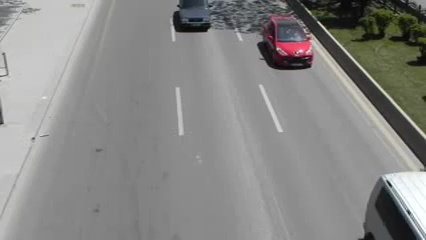
%> input picture Octave/MultimediaSignalProcessing/im03.jpg, 426 x 240 px
$ octave TEST.m   (GNU Octave 9; MATLAB toolbox functions it lacks are replaced by stand-ins)
%> lines starting %> are read from the running program, lines starting %| are printed output that depends on the picture
clear all;
pkg load image; # 패키지를 다운을 받는다.
pkg load signal;

# im3, im4를 사용.
# size transform
im03 = imread('im03.jpg');
%> im03 is the input picture: size 240x426x3 uint8; mean R, G, B 136.8, 136.6, 134.7
im04 = imread('im04.jpg');
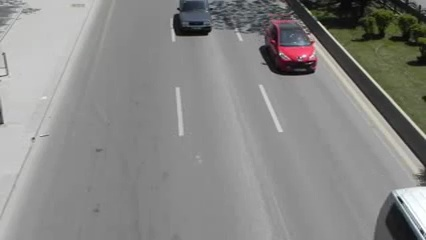
%> input picture Octave/MultimediaSignalProcessing/im04.jpg, 426 x 240 px
%> im04 is the input picture: size 240x426x3 uint8; mean R, G, B 136.7, 136.4, 134.6
reference_img = rgb2gray(im03);
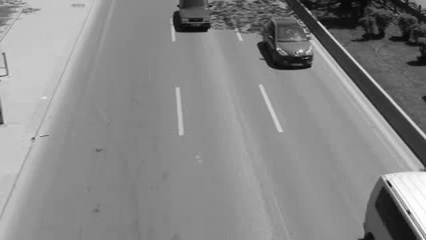
%> reference_img: size 240x426 uint8; min 4, max 254, mean 136.4
target_img = rgb2gray(im04);
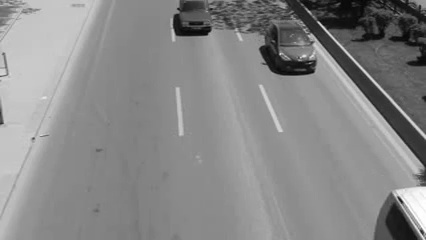
%> target_img: size 240x426 uint8; min 4, max 254, mean 136.3
curr_img = rgb2gray(im04);

reference_img = imresize(reference_img, [240, 424]);
%> reference_img: size 240x424 uint8
target_img = imresize(target_img, [240, 424]);
%> target_img: size 240x424 uint8
curr_img = imresize(curr_img, [240, 424]);
##############################################################################
# 변수 선언
[M, N] = size(target_img);
%> M = 240; N = 424
MV_vector_x = zeros(M/4, N/4);
MV_vector_y = zeros(M/4, N/4);
act_block = zeros(4,4);
macro_block = zeros(4,4);
curr_x=0; curr_y=0;
min_mad_value = 999999;
temp = 9999999;
mad_x = 0; mad_y = 0;
move_p = 0; move_m = 0;
sxy = 4;
#############################################################################
# search and mad func start;
for i = 1:4:M
  for j = 1:4:N
    # curr_img 의 act_block 채우기
    curr_x = j;
    curr_y = i;
    for x = j:j+3
      for y = i:i+3
        act_block(y-i+1, x-j+1) = curr_img(y,x);
      endfor
    endfor
    # mad x,y변수 초기 선언.
    mad_x = curr_x;
    mad_y = curr_y;
    # 2-D search 시작.
    while sxy >= 1
      # 탐색 위치를 4 -> 2 -> 1 순으로 감소 시킨다.
      move_p = 4+sxy;
      move_m = -4-sxy;
      #범위 설정
      # +/- 범위를 돌아가면서 볼수 있게 for loop 설정.

      for a = move_m:move_p:move_p
        for b = move_m:move_p:move_p
          if (mad_x+a >=1 && mad_x+a <= N-4 && ...
            mad_y+b >= 1 && mad_y+b <= M-4)
            # 범위가 가능하다면 수행.
            for q = 1:4
              for w = 1:4
                macro_block(q,w) = reference_img(mad_y+b+(q-1),mad_x+a+(w-1));
              endfor
            endfor
            # 매크로 블럭 생성
            temp = (sum(sum(abs(act_block - macro_block))))/16;
            # 원래의 act_block과 macro_block의 차의 절대값의 합의 평균을 구한다.
            if (temp < min_mad_value)
              mad_x = mad_x+a;
              mad_y = mad_y+b;
              min_mad_value = temp;
              # 최소값이라면 초기화를 해준다.
            endif # mad함수.
          endif
        endfor
      endfor
      sxy /= 2; # 범위 줄이기
      min_mad_value = 999999; # 값 초기화.
    endwhile
    MV_vector_x(i/4+0.75,j/4+0.75) = j - mad_x;
    MV_vector_y(i/4+0.75,j/4+0.75) = i - mad_y;
    sxy = 4;
    # 마지막으로 저장된 x,y vector를 따로 따로 저장.
    # sxy는 초기화 해준다.
  endfor
endfor
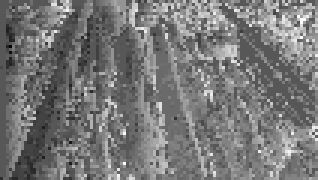
%> MV_vector_x: size 60x106 double (shown 3 times larger); min -27, max 52, mean 10.2; drawn with min black and max white
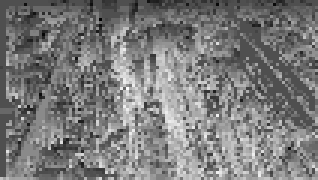
%> MV_vector_y: size 60x106 double (shown 3 times larger); min -26, max 57, mean 14; drawn with min black and max white
%> after the loop, act_block = [236 151 140 173; 208 208 159 117; 174 226 177 111; 137 202 219 155]; macro_block = [148 70 123 147; 198 130 139 144; 204 205 136 147; 177 220 158 141]; temp = 38

# 예시를 출력해본다.
figure(1),
imshow(uint8(curr_img));
% [15 lines of commented-out code are left out]
restoration = reference_img;
for rh = 1:60
  for rw = 1:106
    p_blockindex_h = rh;
    p_blockindex_w = rw;
    previous_block = reference_img(4*(rh-1)+1:rh*4,4*(rw-1)+1:rw*4);
    re_index_h = rh + MV_vector_y(rh,rw);
    re_index_w = rw + MV_vector_x(rh,rw);
%> (the run ends here)
